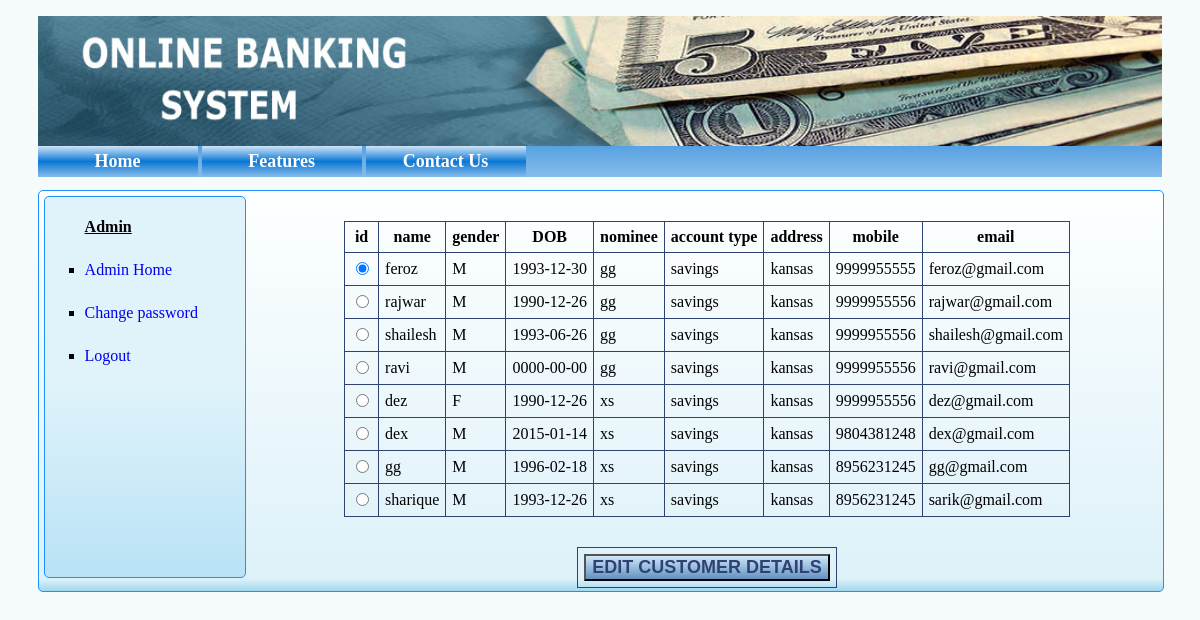
The page /display_customer.php (signed in) on the database its author committed.
### tables this page shows
CREATE TABLE IF NOT EXISTS `customer` (
`id` int(5) NOT NULL,
  `name` varchar(255) NOT NULL,
  `gender` char(1) NOT NULL,
  `dob` date NOT NULL,
  `nominee` varchar(255) NOT NULL,
  `account` varchar(255) NOT NULL,
  `address` varchar(255) NOT NULL,
  `mobile` varchar(11) NOT NULL,
  `email` varchar(255) NOT NULL,
  `password` varchar(255) NOT NULL,
  `branch` varchar(255) NOT NULL,
  `ifsc` varchar(255) NOT NULL,
  `lastlogin` datetime NOT NULL,
  `accstatus` varchar(255) NOT NULL
);

### display_customer.php (the view, shortened to what this page needs)
<!DOCTYPE html>
<?php
$sql="SELECT * FROM `customer`";
$result=  mysql_query($sql) or die(mysql_error());
$sql_min="SELECT MIN(id) from customer";
$result_min=  mysql_query($sql_min);
$rws_min=  mysql_fetch_array($result_min);
?>
<html>
    <head>
        <link rel="stylesheet" type="text/css" href="newcss.css"/>
    </head>
    <?php include 'header.php'?>
                <div class="displaystaff_content">
                    <?php include 'admin_navbar.php'?>
                <form action="editcustomer.php" method="POST">
                    <table align="center">
                        <th>id</th>
                        <th>name</th>
                        <th>gender</th>
                        <th>DOB</th>
                        <th>nominee</th>
                        <th>account type</th>
                        <th>address</th>
                        <th>mobile</th>
                        <th>email</th>
                        <?php
                        while($rws=  mysql_fetch_array($result)){
                            echo "<tr><td><input type='radio' name='customer_id' value=".$rws[0];
                            if($rws[0]==$rws_min[0]) echo' checked';
                            echo " /></td>";
                            echo "<td>".$rws[1]."</td>";
                            echo "<td>".$rws[2]."</td>";
                            echo "<td>".$rws[3]."</td>";
                            echo "<td>".$rws[4]."</td>";
                            echo "<td>".$rws[5]."</td>";
                            echo "<td>".$rws[6]."</td>";
                            echo "<td>".$rws[7]."</td>";
                            echo "<td>".$rws[8]."</td>";
                            echo "</tr>";
                        }
                        ?>
                    </table>
                    <table align="center">
                        <tr>
                            <td>
                                <input type="submit" name="submit_id" value="EDIT CUSTOMER DETAILS" class='addstaff_button'/>
                            </td>
                        </tr>
                    </table>
                </form>
                </div>
    </body>
</html>

### header.php
<body>
    <div class="wrapper">
    <div class="header">
        <img src="header.jpg" height="100%" width="100%"/>
        </div>
        <div class="navbar">
        <ul>
        <li><a href="index.php">Home</a></li>
        <li><a href="features.php">Features</a></li>
        <li id="last"><a href="contact.php">Contact Us</a></li>
        </ul>
        </div>

### admin_navbar.php
<div class='admin_nav'>
               <ul>
                   <li id='caption'><b><u>Admin</u></b></li>
                   <li><a href="admin_hompage.php">Admin Home</a></li>
                   <li><a href="change_password.php">Change password</a></li>
                   <li><a href="admin_logout.php">Logout</a></li>
                   </ul>
               </div>

### newcss.css (style rules this page uses)
body { background-color:#F9F6F4; background-color:#F5FAFA; font-family:verdana; }
.wrapper { width:95%; margin:0px auto; }
.header { float:left; height:130px; width:100%; margin-top:0px; background-color:blue; }
.navbar ul { list-style-type:none; background: linear-gradient(to bottom, rgba(208,228,247,1) 0%,rgba(115,177,231,1) 24%,rgba(10,119,213,1) 50%,rgba(83,159,225,1) 79%,rgba(135,188,234,1) 100%); margin-bottom:13px; padding:0px; }
.navbar li { display:inline-block; font-size:18px; }
.navbar a { text-decoration:none; background: linear-gradient(to bottom, rgba(208,228,247,1) 0%,rgba(115,177,231,1) 24%,rgba(10,119,213,1) 50%,rgba(83,159,225,1) 79%,rgba(135,188,234,1) 100%); color:white; padding:5px; display:inline-block; }
.navbar a:link, a:visited { display: block; width: 150px; font-weight: bold; color: white; background: linear-gradient(to bottom, rgba(208,228,247,1) 0%,rgba(115,177,231,1) 24%,rgba(10,119,213,1) 50%,rgba(83,159,225,1) 79%,rgba(135,188,234,1) 100%); text-align: center; text-decoration: none; }
.admin_nav { float:left; height:95%; width:200px; background: linear-gradient(to bottom, rgba(224,243,250,1) 49%,rgba(184,226,246,1) 100%,rgba(182,223,253,1) 100%); border:1px solid dodgerblue; border-radius:5px; margin:5px; }
.admin_nav li { text-align:left; padding-top:5px; padding-bottom:20px; padding-left:0px; list-style-type:square; }
.admin_nav a { text-decoration:none; }
.admin_nav li#caption { list-style-type:none; }
.addstaff_button { background: linear-gradient(to bottom, rgba(207,231,250,1) 0%,rgba(99,147,193,1) 98%,rgba(99,147,193,1) 100%); font-size:18px; color:#2E4372; font-weight: bold; cursor:pointer; }
.displaystaff_content { height:400px; width:100%; border:1px solid dodgerblue; border-radius:5px; background: linear-gradient(to bottom, rgba(254,255,255,1) 0%,rgba(221,241,249,1) 97%,rgba(160,216,239,1) 100%); }
.displaystaff_content table { margin-top:30px; }

### display_customer.php (style rules this page uses)
.displaystaff_content table,th,td { padding:6px; border: 1px solid #2E4372; border-collapse: collapse; }

### rows shown on the page
customer: customer_id "☑", name "feroz", gender "M", dob "1993-12-30", nominee "gg", account "savings", address "kansas", mobile "9999955555", email "feroz@gmail.com"
customer: name "rajwar", gender "M", dob "1990-12-26", nominee "gg", account "savings", address "kansas", mobile "9999955556", email "rajwar@gmail.com"
customer: name "shailesh", gender "M", dob "1993-06-26", nominee "gg", account "savings", address "kansas", mobile "9999955556", email "shailesh@gmail.com"
customer: name "ravi", gender "M", dob "0000-00-00", nominee "gg", account "savings", address "kansas", mobile "9999955556", email "ravi@gmail.com"
customer: name "dez", gender "F", dob "1990-12-26", nominee "xs", account "savings", address "kansas", mobile "9999955556", email "dez@gmail.com"
customer: name "dex", gender "M", dob "2015-01-14", nominee "xs", account "savings", address "kansas", mobile "9804381248", email "dex@gmail.com"
customer: name "gg", gender "M", dob "1996-02-18", nominee "xs", account "savings", address "kansas", mobile "8956231245", email "gg@gmail.com"
customer: name "sharique", gender "M", dob "1993-12-26", nominee "xs", account "savings", address "kansas", mobile "8956231245", email "sarik@gmail.com"
